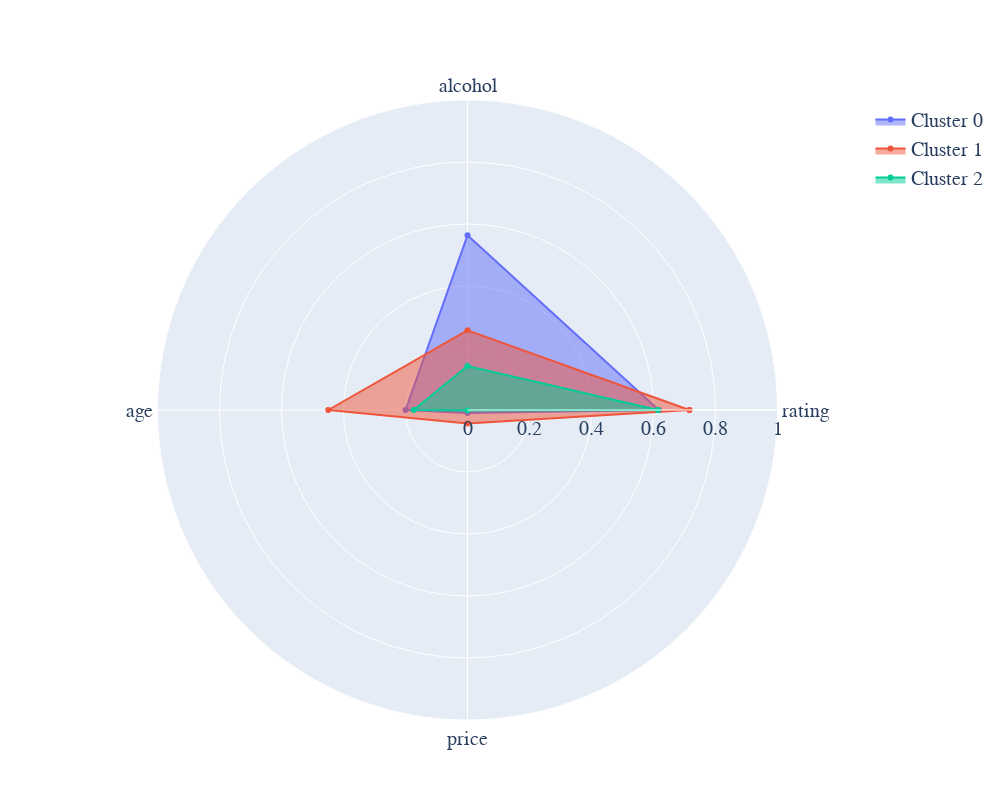

This figure's notebook cell:
### Code cell
fig = go.FigureWidget()

angles = list(df_norm.columns[4:])
angles.append(angles[0])

layoutdict = dict(
            radialaxis=dict(
            visible=True,
            range=[0, 1]
            ))

for i in range(3):
    subset = df_norm[df_norm['cluster'] == i]
    data = [np.mean(subset[col]) for col in subset.columns[4:]]
    data.append(data[0])
    fig.add_trace(go.Scatterpolar(
        r=data,
        theta=angles,
        fill='toself',
        name="Cluster " + str(i)
))
    
fig.update_layout(
        polar=layoutdict,
        showlegend=True,autosize=False,
        width=1000,
        height=800, font=dict(
        family="Verdana",
        size=20)
        )
fig.show()

### Figure 1 — Plotly figure (JSON) as saved in the notebook; plotly's stock layout.template omitted (floating-point values rounded to 4 significant figures)
{"data": [{"fill": "toself", "name": "Cluster 0", "r": [0.6169, 0.5635, 0.1998, 0.009708, 0.6169], "theta": ["rating", "alcohol", "age", "price", "rating"], "type": "scatterpolar", "uid": "c3753bed-b00c-4d1c-b9d7-5e68a3894c59"}, {"fill": "toself", "name": "Cluster 1", "r": [0.7158, 0.2572, 0.4491, 0.04361, 0.7158], "theta": ["rating", "alcohol", "age", "price", "rating"], "type": "scatterpolar", "uid": "be5a77f4-0a4a-4e7a-acc5-d01b4c98e1f2"}, {"fill": "toself", "name": "Cluster 2", "r": [0.6141, 0.1421, 0.1735, 0.001295, 0.6141], "theta": ["rating", "alcohol", "age", "price", "rating"], "type": "scatterpolar", "uid": "6081e7e8-f712-4010-aaf7-6d5575721bc2"}], "layout": {"autosize": false, "font": {"family": "Verdana", "size": 20}, "height": 800, "polar": {"radialaxis": {"range": [0, 1], "visible": true}}, "showlegend": true, "width": 1000}}
